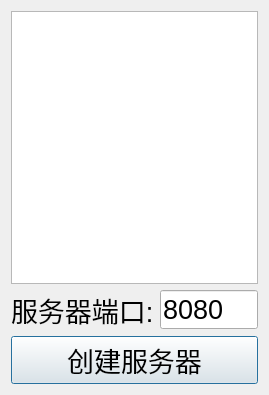
<?xml version="1.0" encoding="UTF-8"?>
<ui version="4.0">
 <class>ServerDialog</class>
 <widget class="QDialog" name="ServerDialog">
  <property name="geometry">
   <rect>
    <x>0</x>
    <y>0</y>
    <width>269</width>
    <height>395</height>
   </rect>
  </property>
  <property name="font">
   <font>
    <pointsize>20</pointsize>
   </font>
  </property>
  <property name="windowTitle">
   <string>聊天室服务器</string>
  </property>
  <layout class="QVBoxLayout" name="verticalLayout">
   <item>
    <widget class="QListWidget" name="listWidget"/>
   </item>
   <item>
    <layout class="QHBoxLayout" name="horizontalLayout">
     <item>
      <widget class="QLabel" name="label">
       <property name="text">
        <string>服务器端口:</string>
       </property>
      </widget>
     </item>
     <item>
      <widget class="QLineEdit" name="portEdit">
       <property name="text">
        <string>8080</string>
       </property>
      </widget>
     </item>
    </layout>
   </item>
   <item>
    <widget class="QPushButton" name="createButton">
     <property name="text">
      <string>创建服务器</string>
     </property>
    </widget>
   </item>
  </layout>
 </widget>
 <layoutdefault spacing="6" margin="11"/>
 <resources/>
 <connections/>
</ui>
